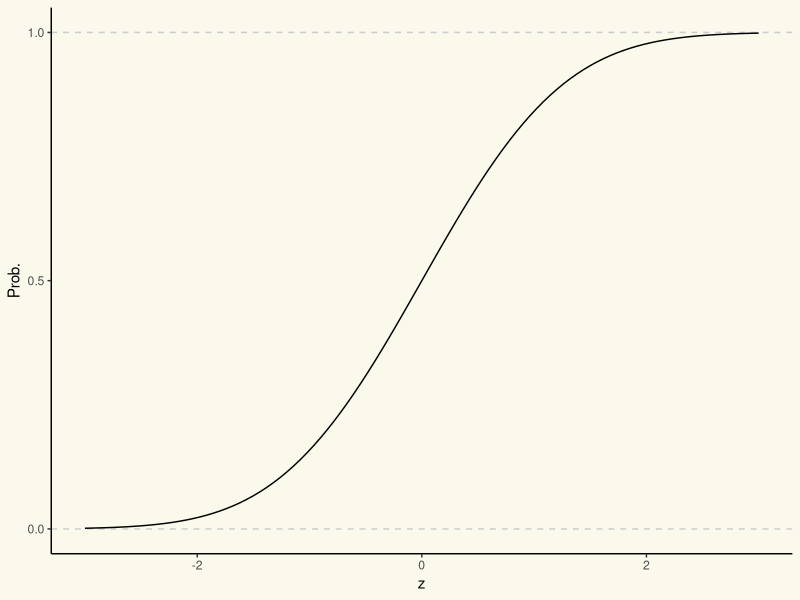

Write R code to recreate this figure.
## ---- chunk 1
    #| fig-width: 5
    #| fig-asp: 0.6
    #| fig-align: center

    library(ggplot2)

    ggplot() +
      xlim(-3, 3) +
      geom_hline(yintercept = 1, color = "gray80", 
                 linetype = "dashed") +
      geom_hline(yintercept = 0, color = "gray80", 
                 linetype = "dashed") +
      geom_function(fun = pnorm) +
      scale_y_continuous(breaks = c(0, 0.5, 1)) + 
      labs(x = "z", y = "Prob.") +
      theme_classic() +
      theme(
        panel.background = element_rect(fill = "#fbf9ec"),
        plot.background = element_rect(fill = "#fbf9ec", color = NA),
    ) 
